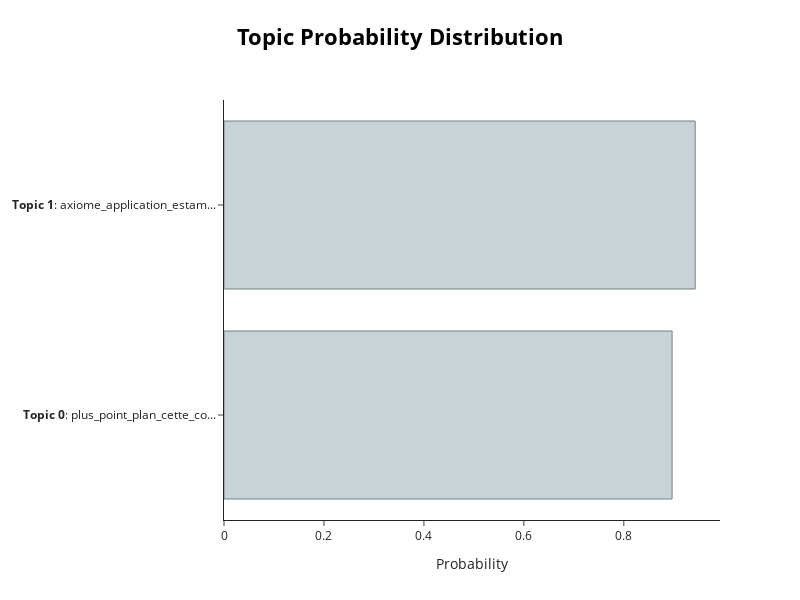

The notebook cell saved with this chart:
### Code cell
topic_model.visualize_distribution(probabilities).show()

### Figure 1 — Plotly figure (JSON) as saved in the notebook; plotly's stock layout.template omitted (floating-point values rounded to 4 significant figures)
{"data": [{"marker": {"color": "#C8D2D7", "line": {"color": "#6E8484", "width": 1}}, "orientation": "h", "type": "bar", "x": [0.8966, 0.9428], "y": ["<b>Topic 0</b>: plus_point_plan_cette_co...", "<b>Topic 1</b>: axiome_application_estam..."]}], "layout": {"height": 600, "hoverlabel": {"bgcolor": "white", "font": {"family": "Rockwell", "size": 16}}, "title": {"font": {"color": "Black", "size": 22}, "text": "<b>Topic Probability Distribution</b>", "x": 0.5, "xanchor": "center", "y": 0.95, "yanchor": "top"}, "width": 800, "xaxis": {"autorange": true, "range": [0, 0.9924], "title": {"text": "Probability"}, "type": "linear"}, "yaxis": {"autorange": true, "range": [-0.5, 1.5], "type": "category"}}}
